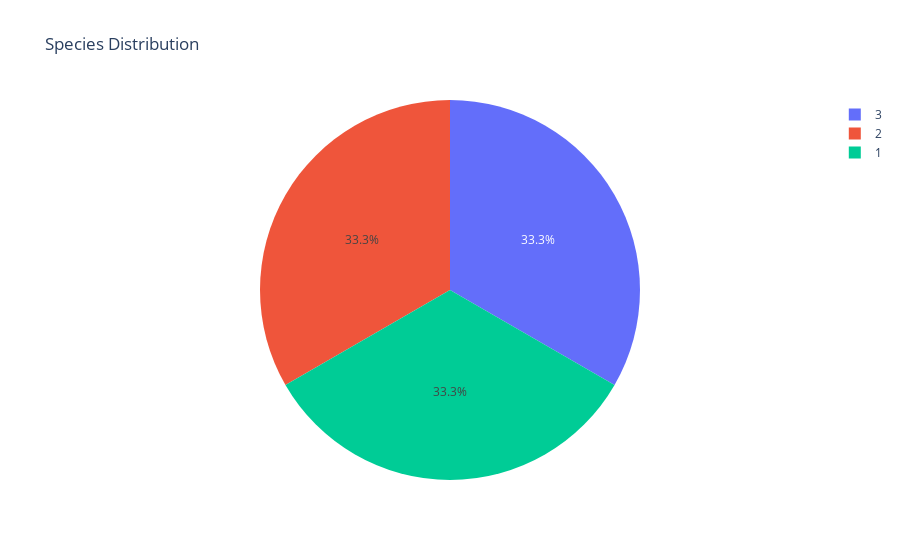

Notebook source saved alongside this figure:
### Code cell
import plotly.graph_objects as go
fig = go.Figure(data=[go.Pie(labels=list(iris_ds['Species'].value_counts().index),
           values=list(iris_ds['Species'].value_counts().values))])
fig.update_layout(title_text='Species Distribution')
fig.show()

### Figure 1 — Plotly figure (JSON) as saved in the notebook; plotly's stock layout.template omitted (floating-point values rounded to 4 significant figures)
{"data": [{"labels": [3, 2, 1], "type": "pie", "values": [50, 50, 50]}], "layout": {"title": {"text": "Species Distribution"}}}
